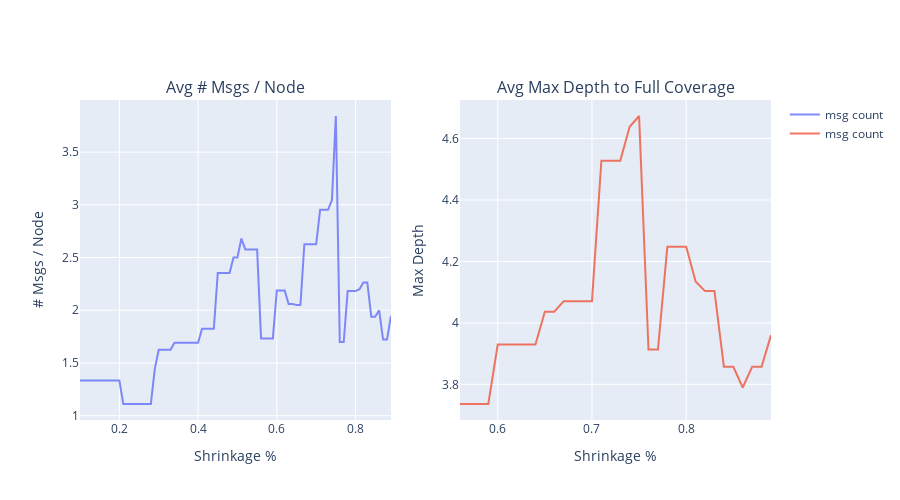

Notebook cell for this chart:
### Code cell
import numpy as np

S = 1000
N = 27
X = 0.25 # 1st message
Y = 0.75 # 2nd Message

map_to_msg_count = defaultdict()
map_to_depth_count = defaultdict()

for Z in np.arange(0.1, 0.9, 0.01):
    print("Z:", Z)
    single_iteration(Z, S, N, X, Y, Z, map_to_msg_count, map_to_depth_count)

plot(map_to_msg_count, map_to_depth_count, "Shrinkage %")

### Figure 1 — Plotly figure (JSON) as saved in the notebook; plotly's stock layout.template omitted (floating-point values rounded to 4 significant figures)
{"data": [{"name": "msg count", "opacity": 0.8, "type": "scatter", "x": [0.1, 0.11, 0.12, 0.13, 0.14, 0.15, 0.16, 0.17, 0.18, 0.19, 0.2, 0.21, 0.22, 0.23, 0.24, 0.25, 0.26, 0.27, 0.28, 0.29, 0.3, 0.31, 0.32, 0.33, 0.34, 0.35, 0.36, 0.37, 0.38, 0.39, 0.4, 0.41, 0.42, 0.43, 0.44, 0.45, 0.46, 0.47, 0.48, 0.49, 0.5, 0.51, 0.52, 0.53, 0.54, 0.55, 0.56, 0.57, 0.58, 0.59, 0.6, 0.61, 0.62, 0.63, 0.64, 0.65, 0.66, 0.67, 0.68, 0.69, 0.7, 0.71, 0.72, 0.73, 0.74, 0.75, 0.76, 0.77, 0.78, 0.79, 0.8, 0.81, 0.82, 0.83, 0.84, 0.85, 0.86, 0.87, 0.88, 0.89], "xaxis": "x", "y": [1.333, 1.333, 1.333, 1.333, 1.333, 1.333, 1.333, 1.333, 1.333, 1.333, 1.333, 1.111, 1.111, 1.111, 1.111, 1.111, 1.111, 1.111, 1.111, 1.444, 1.625, 1.625, 1.625, 1.625, 1.692, 1.692, 1.692, 1.692, 1.692, 1.692, 1.692, 1.824, 1.824, 1.824, 1.824, 2.353, 2.353, 2.353, 2.353, 2.5, 2.5, 2.68, 2.577, 2.577, 2.577, 2.577, 1.733, 1.733, 1.733, 1.733, 2.188, 2.188, 2.188, 2.059, 2.059, 2.05, 2.05, 2.625, 2.625, 2.625, 2.625, 2.952, 2.952, 2.952, 3.043, 3.842, 1.7, 1.7, 2.182, 2.182, 2.182, 2.2, 2.263, 2.263, 1.938, 1.938, 2, 1.722, 1.722, 1.947], "yaxis": "y"}, {"name": "msg count", "opacity": 0.8, "type": "scatter", "x": [0.56, 0.57, 0.58, 0.59, 0.6, 0.61, 0.62, 0.63, 0.64, 0.65, 0.66, 0.67, 0.68, 0.69, 0.7, 0.71, 0.72, 0.73, 0.74, 0.75, 0.76, 0.77, 0.78, 0.79, 0.8, 0.81, 0.82, 0.83, 0.84, 0.85, 0.86, 0.87, 0.88, 0.89], "xaxis": "x2", "y": [3.736, 3.736, 3.736, 3.736, 3.93, 3.93, 3.93, 3.93, 3.93, 4.036, 4.036, 4.071, 4.071, 4.071, 4.071, 4.528, 4.528, 4.528, 4.638, 4.673, 3.913, 3.913, 4.247, 4.247, 4.247, 4.135, 4.103, 4.103, 3.857, 3.857, 3.789, 3.857, 3.857, 3.96], "yaxis": "y2"}], "layout": {"annotations": [{"font": {"size": 16}, "showarrow": false, "text": "Avg # Msgs / Node", "x": 0.225, "xanchor": "center", "xref": "paper", "y": 1, "yanchor": "bottom", "yref": "paper"}, {"font": {"size": 16}, "showarrow": false, "text": "Avg Max Depth to Full Coverage", "x": 0.775, "xanchor": "center", "xref": "paper", "y": 1, "yanchor": "bottom", "yref": "paper"}], "height": 500, "xaxis": {"anchor": "y", "domain": [0, 0.45], "title": {"text": "Shrinkage %"}}, "xaxis2": {"anchor": "y2", "domain": [0.55, 1], "title": {"text": "Shrinkage %"}}, "yaxis": {"anchor": "x", "domain": [0, 1], "title": {"text": "# Msgs / Node"}}, "yaxis2": {"anchor": "x2", "domain": [0, 1], "title": {"text": "Max Depth"}}}}
